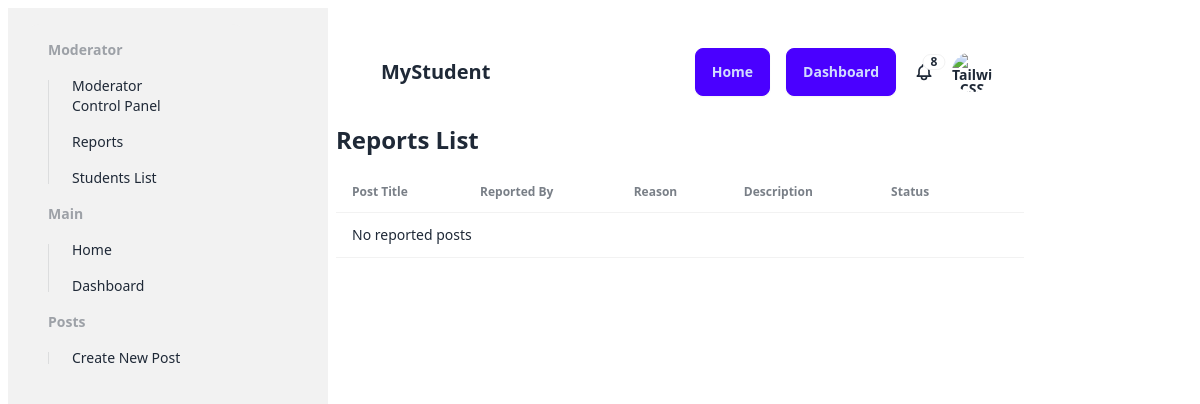
/modcp/reports/ (signed in), run on an earlier commit of the app's database.
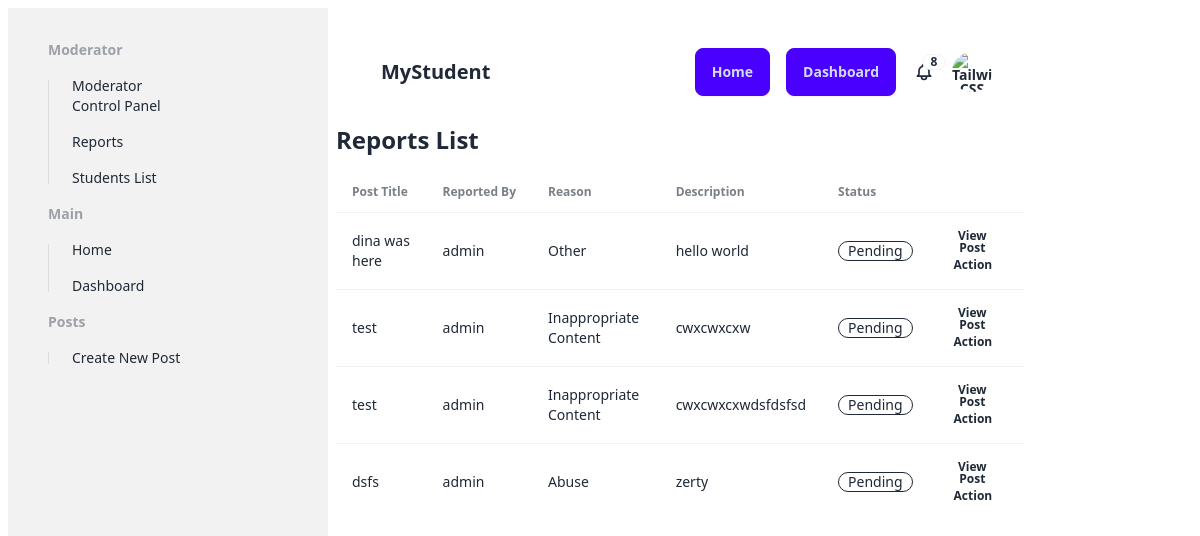
And on a later commit of the database.
### core/models.py (models this page shows, shortened)
class Report(models.Model):
    STATUS_CHOICES = (
        ('pending', 'Pending'),
        ('resolved', 'Resolved'),
        ('dismissed', 'Dismissed'),
    )
    REASON_CHOICES = (
        ('spam', 'Spam'),
        ('inappropriate', 'Inappropriate Content'),
        ('abuse', 'Abuse'),
        ('other', 'Other'),
    )
    post = models.ForeignKey('Post', on_delete=models.CASCADE)
    reporter = models.ForeignKey(User, on_delete=models.CASCADE)
    reason = models.CharField(max_length=20, choices=REASON_CHOICES)
    description = models.TextField(blank=True)
    status = models.CharField(max_length=20, choices=STATUS_CHOICES, default='pending')
    created_at = models.DateTimeField(default=timezone.now)
    class Meta:
        verbose_name = 'Report'
        verbose_name_plural = 'Reports'

class Post(models.Model):
    TYPE_CHOICES = (
        (0, 'Offer'),
        (1, 'Request'),
    )
    id = models.AutoField(primary_key=True)
    type = models.IntegerField(choices=TYPE_CHOICES)
    title = models.CharField(max_length=255)
    description = models.TextField()
    image = models.ImageField(blank=True, upload_to='post_images/')
    creator = models.ForeignKey(User, on_delete=models.CASCADE)
    created_at = models.DateTimeField(auto_now_add=True)

### core/views.py (the view)
# urls.py: path('modcp/reports/', modcp_reports, name='modcp_reports'),
def modcp_reports(request):
    reports = Report.objects.all()
    form = ReportStatusForm()
    return render(request, 'modcp/reports.html', {'reports': reports, 'form': form})

### core/context_processors.py (called while the page is built)
def tailwind_version(request):
    return {'TAILWIND_VERSION': settings.TAILWIND_VERSION}

### core/templates/modcp/reports.html (shortened to what this page needs)
{% load static tailwind_tags %}
<!DOCTYPE html>
<html lang="en">
  <head>
    <link
      rel="stylesheet"
      href="https://cdnjs.cloudflare.com/ajax/libs/font-awesome/6.5.1/css/all.min.css"
    />
    {% tailwind_css %}
    <link rel="stylesheet" type="text/css" href="{% static 'css/main.css' %}" />
  </head>
  <body class="container">
    <div class="menu">{% include 'components/sidebar.html' %}</div>
    <div class="content">
      <div class="home_container">
        {% include 'components/navbar.html' %}
        <h1 class="text-2xl font-bold mb-4">Reports List</h1>
        <div class="overflow-x-auto">
            <table class="table">
              <thead>
                <tr>
                  <th>Post Title</th>
                  <th>Reported By</th>
                  <th>Reason</th>
                  <th>Description</th>
                  <th>Status</th>
                  <th></th>
                </tr>
              </thead>
              <tbody>
                {% for report in reports %}
                <tr>
                  <td>{{ report.post.title }}</td>
                  <td>{{ report.reporter.username }}</td>
                  <td>{{ report.get_reason_display }}</td>
                  <td>{{ report.description }}</td>
                  <td>
                    {% if report.status == 'pending' %}
                    <div class="badge badge-outline">Pending</div>
                    {% elif report.status == 'resolved' %}
                    <div class="badge badge-accent badge-outline">Resolved</div>
                    {% elif report.status == 'dismissed' %}
                    <div class="badge badge-secondary badge-outline">Dismissed</div>
                    {% endif %}
                </td>                  <th>
                    <a class="btn btn-ghost btn-xs mr-2" target="_blank" href="/post/{{ report.post.id }}/" >View Post</a>
                    <button onclick="document.getElementById('my_modal_{{report.pk}}').showModal()" class="btn btn-ghost btn-xs">Action</button>
                  </th>
                </tr>
                {% empty %}
                <tr>
                  <td colspan="7">No reported posts</td>
                </tr>
                {% endfor %}
              </tbody>
            </table>
          </div>
      </div>
  </body>
</html>

What changed in the data, as far as the page shows it:
added Report: post "dina was here", reporter.username "admin", reason "Other", description "hello world", status "Pending"
added Report: post "test", reporter.username "admin", reason "Inappropriate Content", description "cwxcwxcxw", status "Pending"
added Report: post "test", reporter.username "admin", reason "Inappropriate Content", description "cwxcwxcxwdsfdsfsd", status "Pending"
added Report: post "dsfs", reporter.username "admin", reason "Abuse", description "zerty", status "Pending"
Also different on the page:
text no longer shown: "No reported posts"
